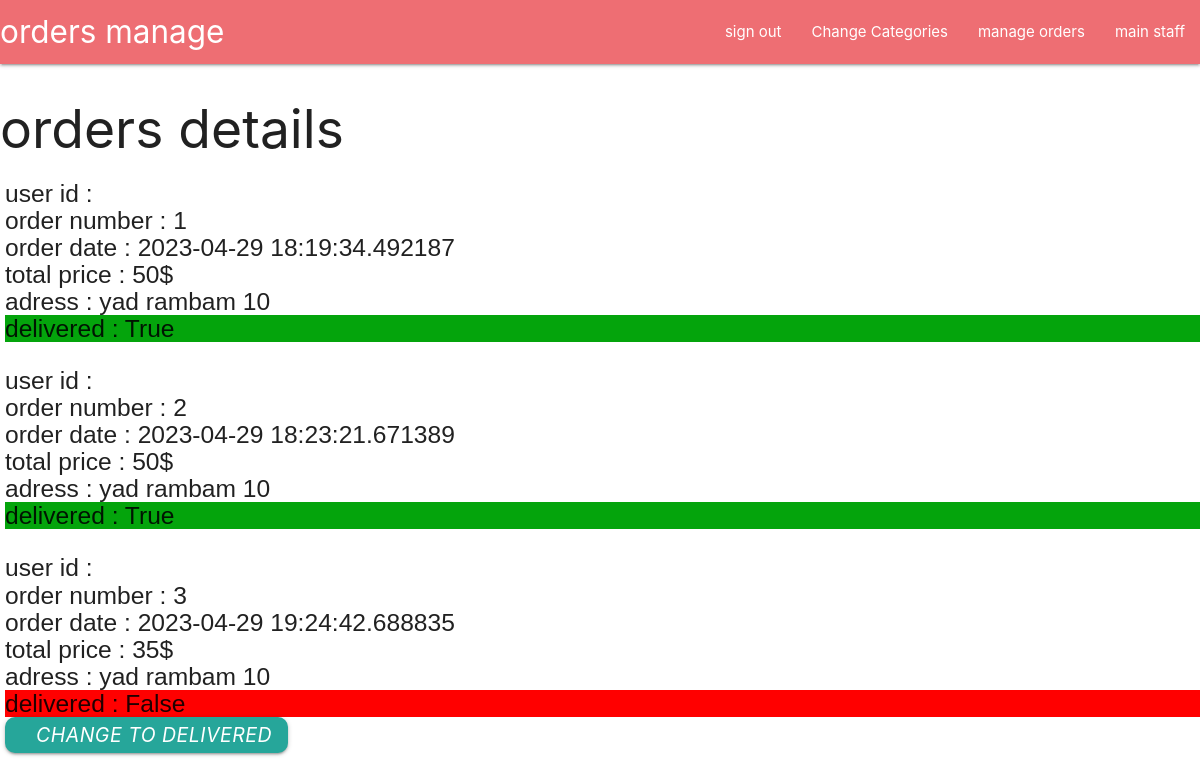
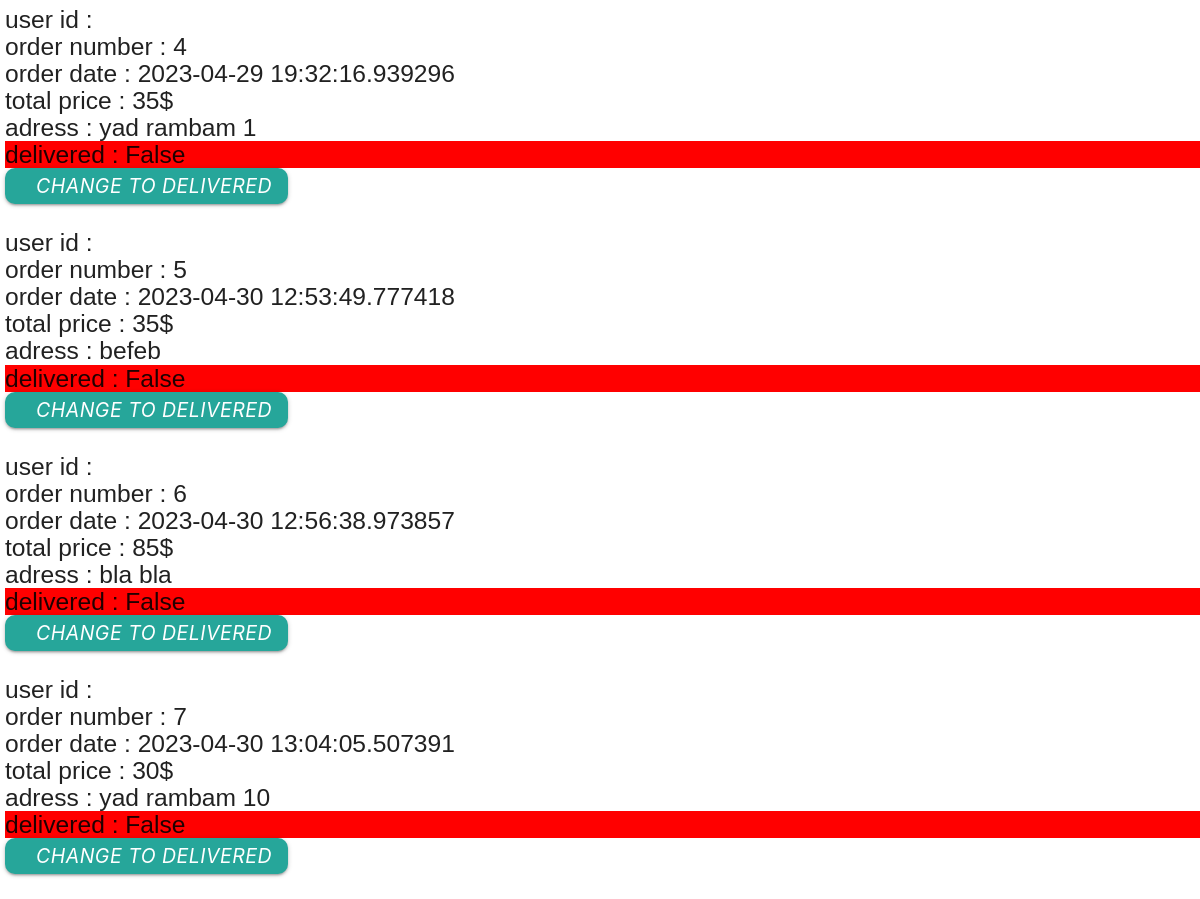
/orders_manage (signed in), run on an earlier commit of the app's database (2 pictures, top to bottom).
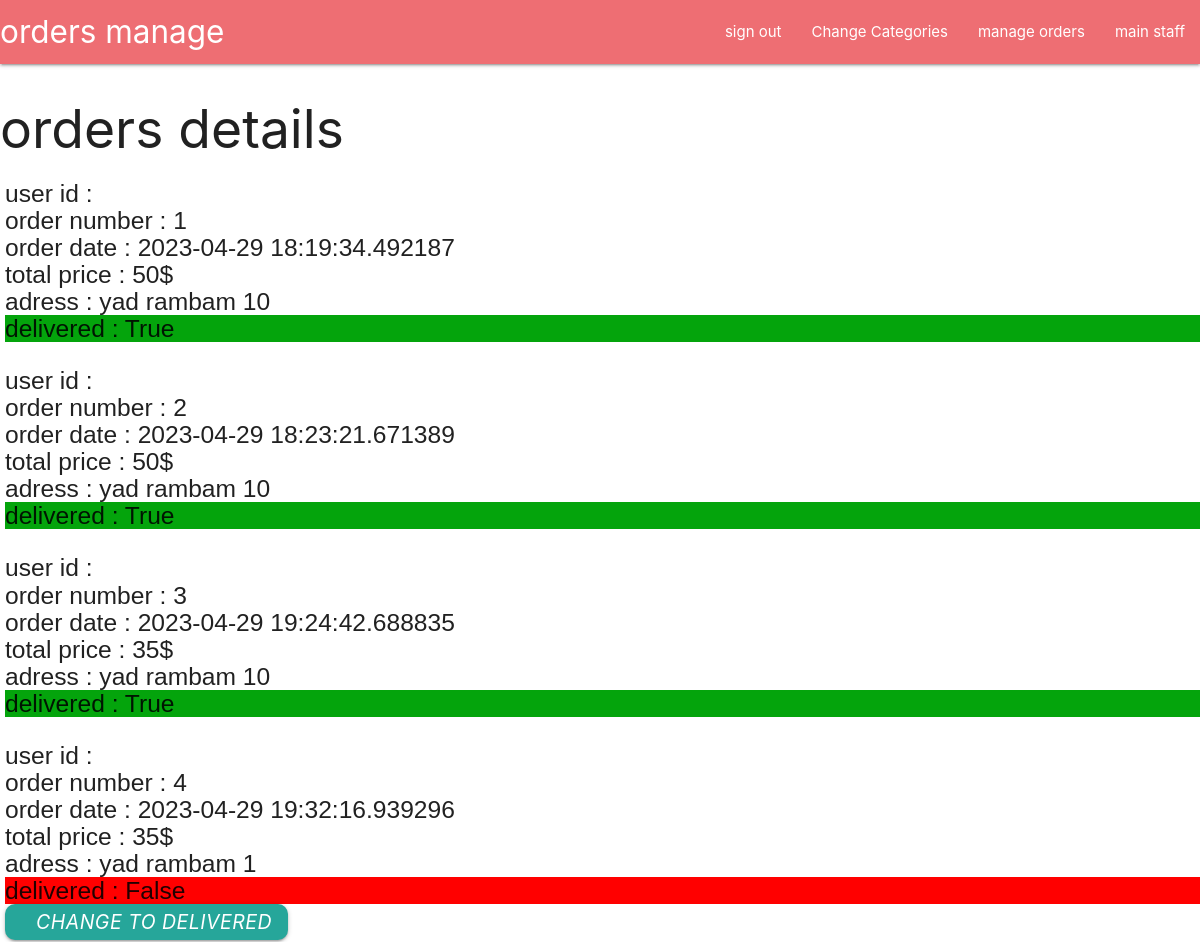
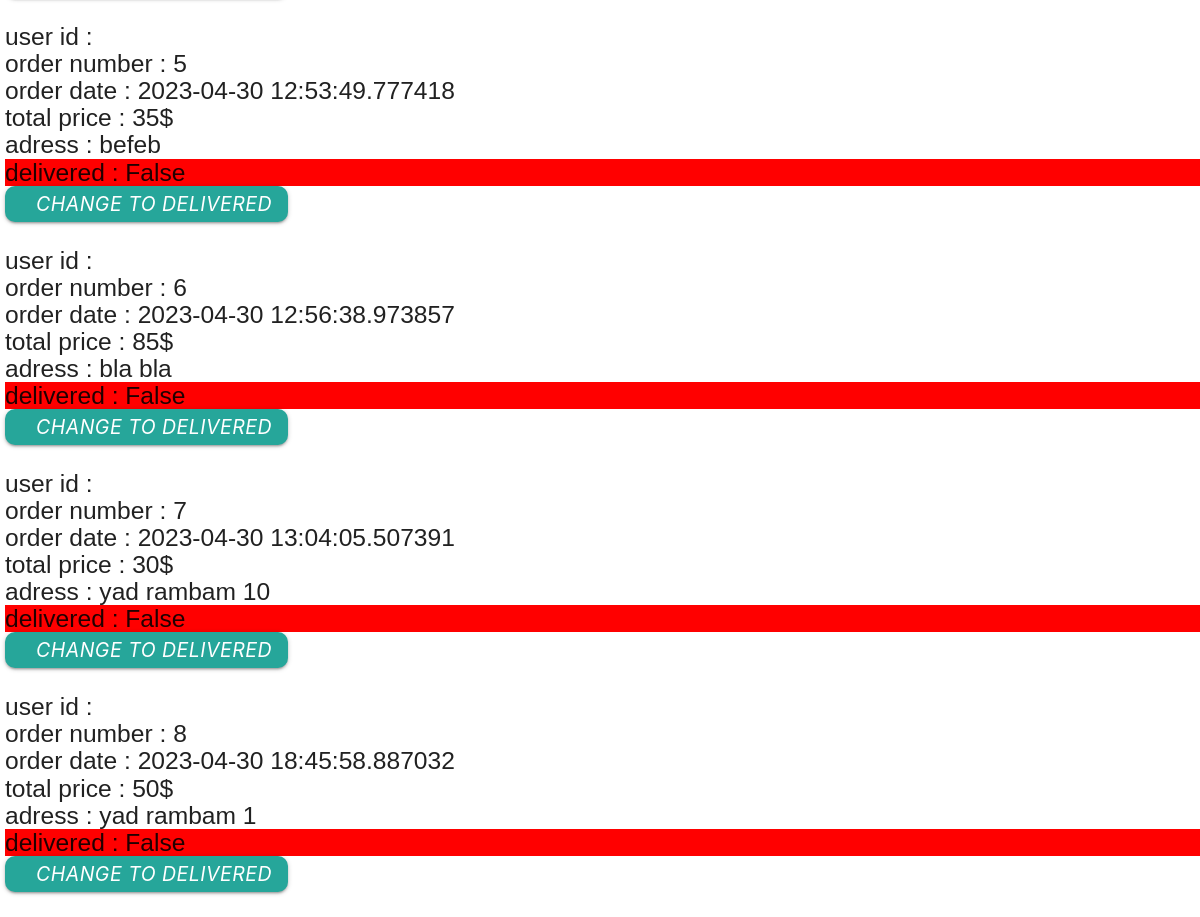
And on a later commit of the database (2 pictures, top to bottom).
### models/delivery.py (models this page shows)
class Delivery(db.Model):
    id = db.Column(db.Integer,primary_key=True)
    is_delivered = db.Column(db.String(200),nullable=False)
    adress = db.Column(db.String(200),nullable=False)
    comment = db.Column(db.String(200),nullable=False)
    created = db.Column(db.DateTime)
    total_price = db.Column(db.Integer,nullable=False)
    cart_id = db.Column(db.Integer,db.ForeignKey('cart.id'))
    user_id = db.Column(db.Integer,db.ForeignKey('user.id'))

### routes/staff.py (the view)
@staff_bp.route('/orders_manage')
def orders_manage():
     if auth():
        if is_staff_auth():
            delivery = Delivery.query.all()
            return render_template('/staff/orders_manage.html',delivery=delivery)
        else:
             return redirect('/categories')
     else:
          return redirect('/')

### utils.py (called while the page is built)
def auth():
    username= request.cookies.get('username')
    user = User.query.filter_by(username=username).first()
    if user!= None:
        return True
    else:
        return False

def is_staff_auth():
    username= request.cookies.get('username')
    user = User.query.filter_by(username=username).first()
    if user.is_staff == 'True':
        return True
    else:
        return False

### templates/staff/orders_manage.html
{%extends 'layout.html'%} {%block content%}
<nav>
  <div class="nav-wrapper">
    <a class="brand-logo">orders manage </a>
    <ul id="nav-mobile" class="right hide-on-med-and-down">
      <li><a href="/sign_out">sign out</a></li>
      <li><a href="/staff_categories">Change Categories</a></li>
      <li><a href="/orders_manage">manage orders</a></li>
      <li><a href="/main_staff">main staff</a></li>
  </div>
</nav>
<h2>orders details </h2>
<h5  style="margin-left: 5px;font-family: 'Franklin Gothic Medium', 'Arial Narrow', Arial, sans-serif; margin-bottom: 15px  ;">
    {%for delivery in delivery%}
    <div style="margin-bottom:25px ;">
    <div>user id  : {{delivery.cart.user_id}}</div>
  <div>order number : {{delivery.id}}</div>
  <div>order date : {{delivery.created}}</div>
  <div>total price  : {{delivery.total_price}}$</div>
  <div>adress : {{delivery.adress}}</div>
  {% if delivery.is_delivered == "True": %}
  <div style="background-color: rgb(4, 164, 12);"> delivered : {{delivery.is_delivered}}</div>
	{% else %}
  <div style="background-color: red;"> delivered : {{delivery.is_delivered}}</div>
  <a href="{{url_for('staff.change_to_delivered',id=delivery.id)}}"><button
          class="btn waves-effect waves-light"
          type="submit"
          name="action"
          style="border-radius: 10px;"
        >
          <i class="material-icons right">change to delivered</i>
        </button> </a>
	{% endif %}
</div>
  {%endfor%}
  </h5>
  {%endblock%}

### templates/layout.html (shortened to what this page needs)
<!DOCTYPE html>
<html lang="en">
  <head>
  </head>
  <link
    rel="stylesheet"
    href="https://cdnjs.cloudflare.com/ajax/libs/materialize/1.0.0/css/materialize.min.css"
  />
  <link
      rel="stylesheet"
      href="{{url_for('static',filename='style.css')}}"
    />
  <body>
    {%block content%} {%endblock%}
  </body>
</html>

What changed in the data, as far as the page shows it:
changed Delivery id 3: is_delivered "False" → "True"
added Delivery: id "8", created "2023-04-30 18:45:58.887032", total_price "50", adress "yad rambam 1", is_delivered "False"
